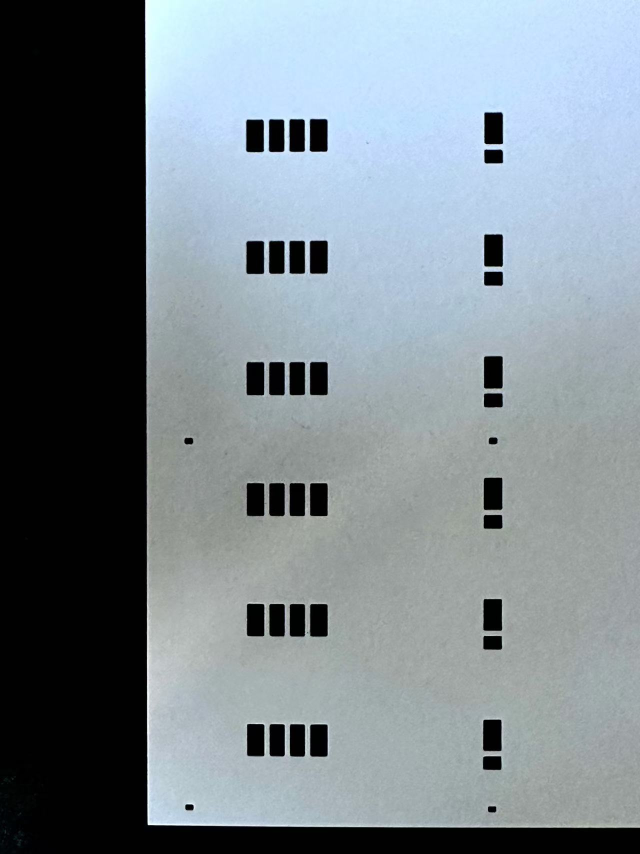
#> input picture windowInspection/test/C001.jpg, 1280 x 1707 px (shown at 1/2 size); its folder holds only this picture in this run
$ python main.py
#> lines starting #> are read from the running program, lines starting #| are printed output that depends on the picture; after the words box and inside, x2 and y2 are one past the last pixel; in counts of white or black regions, pixels touching at a corner belong together
import cv2
import numpy as np
import os

# 指定文件夹路径
folder_path = r"./test"

# 遍历文件夹下的所有照片
for filename in os.listdir(folder_path):
    # 检查文件是否为.jpg文件
    if filename.endswith(".jpg"):
        # 加载图像
        image_path = os.path.join(folder_path, filename)
        image = cv2.imread(image_path)
#> image is the input picture: shape (1707, 1280, 3); mean B, G, R 139.8, 133.1, 122.5

        if image is None:
            print(f"无法读取图像: {image_path}")
            continue

        # 转换为灰度图像
        gray = cv2.cvtColor(image, cv2.COLOR_BGR2GRAY)
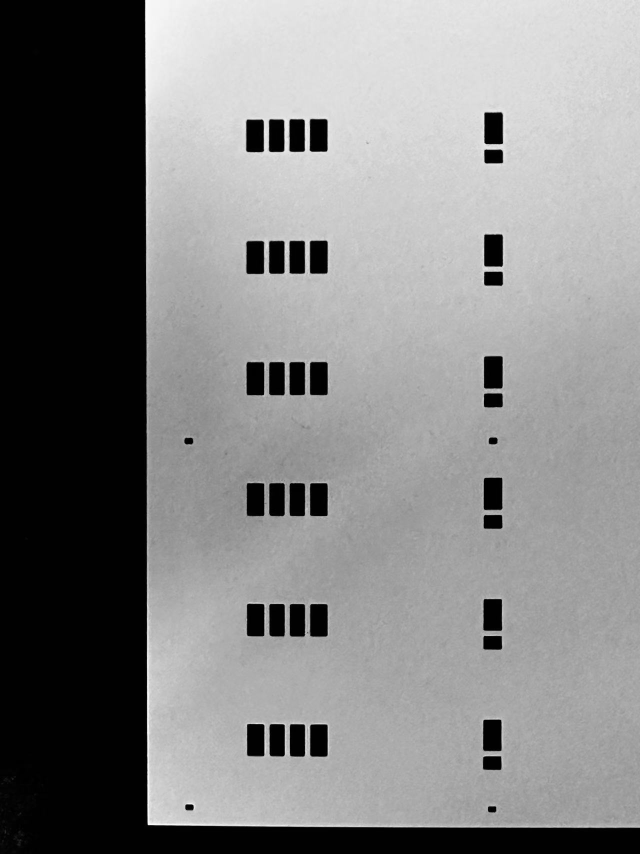
#> gray: shape (1707, 1280) (shown at 1/2 size); min 0, max 254, mean 130.7

        # 应用阈值处理以突出窗户（黑色小方块）
        _, thresh = cv2.threshold(gray, 100, 255, cv2.THRESH_BINARY_INV)
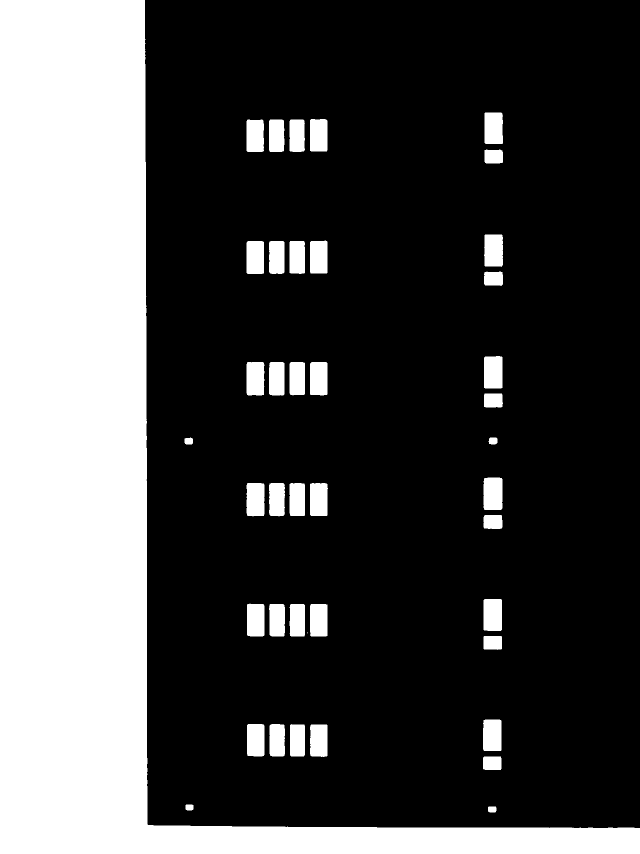
#> thresh: shape (1707, 1280) (shown at 1/2 size); 28.6% white; 42 white regions (1 under 20 px)

        # 找出窗户的轮廓
        contours, _ = cv2.findContours(thresh, cv2.RETR_EXTERNAL, cv2.CHAIN_APPROX_SIMPLE)
#> contours = 42 contours, 1 with area under 20; largest, box (x1, y1, x2, y2) and area: (0, 0, 1280, 1707) 549254, (967, 955, 1005, 1020) 2334, (968, 712, 1005, 777) 2270, (968, 469, 1006, 534) 2255, (967, 1198, 1004, 1262) 2254

        # 根据轮廓的大小过滤掉噪点，并去除面积大于500的轮廓
        min_area = 500  # 窗户轮廓的最小面积
        max_area = 50000 # 去除面积大于500的轮廓
        windows = [cnt for cnt in contours if min_area < cv2.contourArea(cnt) <= max_area]
#> windows = 36 contours; largest, box (x1, y1, x2, y2) and area: (967, 955, 1005, 1020) 2334, (968, 712, 1005, 777) 2270, (968, 469, 1006, 534) 2255, (967, 1198, 1004, 1262) 2254, (493, 966, 529, 1033) 2238

        # 可视化：在原始图像上绘制符合条件的轮廓
        output_image = image.copy()
        cv2.drawContours(output_image, windows, -1, (0, 255, 0), 2)
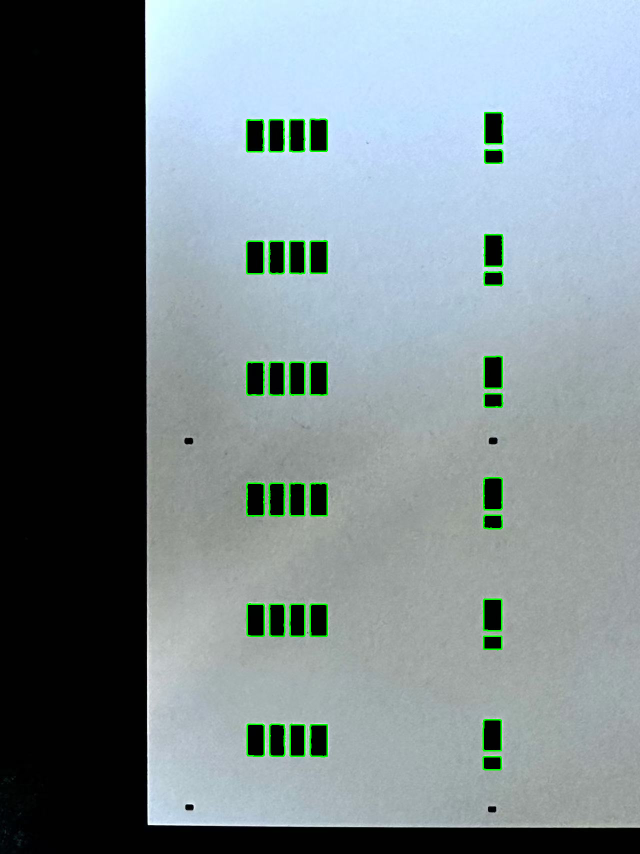
#> output_image: shape (1707, 1280, 3) (shown at 1/2 size); 0.9% of pixels changed, all inside (x1, y1, x2, y2) = (492, 224, 1007, 1541)

        # 计算剩余窗户的数量
        window_count = len(windows)
#> window_count = 36

        # 输出窗户数量
        print(f"{filename} 窗户数量为: {window_count}")
#| C001.jpg 窗户数量为: 36

        # 显示带有窗户标记的图片窗口（可选）
        resized_image = cv2.resize(output_image, (800, 800))
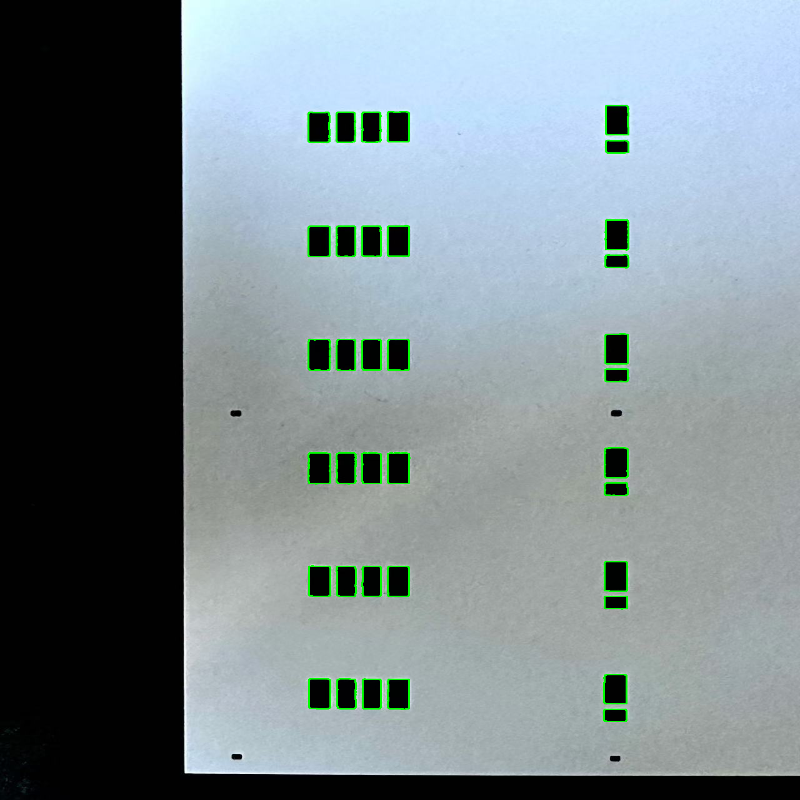
#> resized_image: shape (800, 800, 3); mean B, G, R 139.1, 134.7, 121.8
        cv2.imshow(f"{filename} - detect", resized_image)
        cv2.waitKey(0)  # 逐张显示，按任意键切换到下一张

        # 如果需要保存带有轮廓标记的图片
        output_path = os.path.join(folder_path, f"output_{filename}")
        cv2.imwrite(output_path, resized_image)

# 关闭所有窗口
cv2.destroyAllWindows()

$ run again, on windowInspection/test/C005.jpg
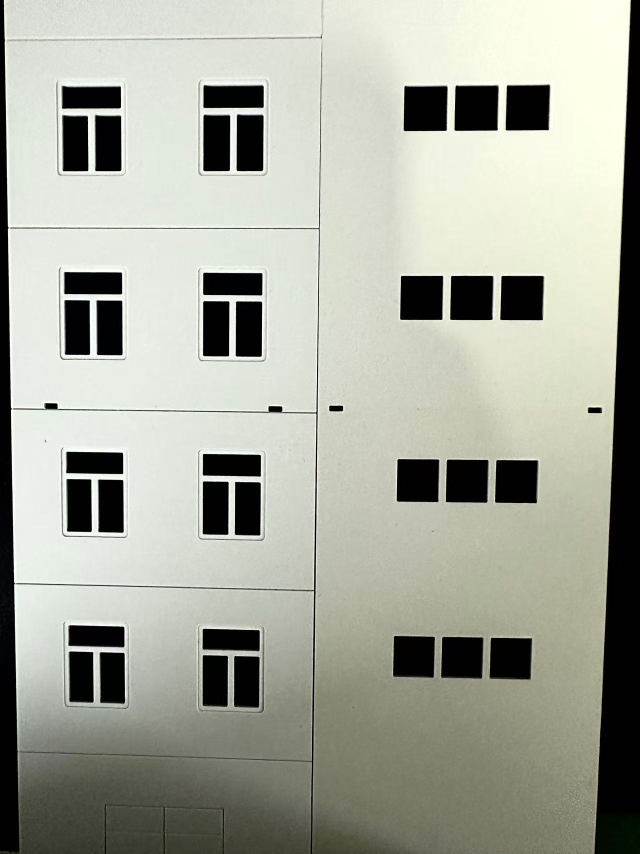
#> input picture windowInspection/test/C005.jpg, 1280 x 1707 px (shown at 1/2 size)
#> image is the input picture: shape (1707, 1280, 3); mean B, G, R 156.4, 167.7, 165.5
#> `_, thresh = cv2.threshold(gray, 100, 255, cv2.THRESH_BINARY_INV)`:
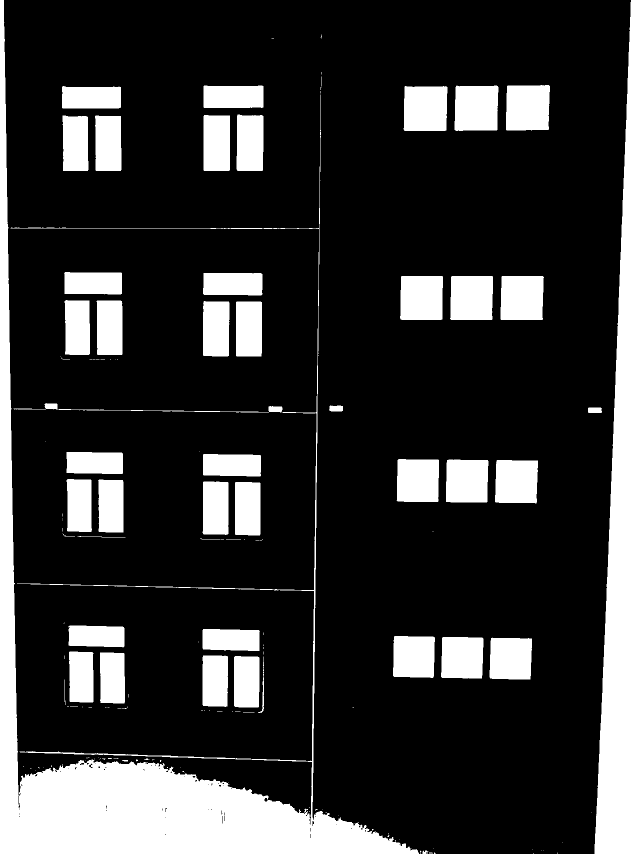
#> thresh: shape (1707, 1280) (shown at 1/2 size); 20.6% white; 152 white regions (98 under 20 px)
#> contours = 152 contours, 108 with area under 20; largest, box (x1, y1, x2, y2) and area: (0, 0, 838, 1707) 138482, (1189, 0, 1280, 1707) 89444, (1012, 170, 1100, 261) 7504, (909, 171, 997, 262) 7453, (807, 172, 895, 262) 7442
#> windows = 36 contours; largest, box (x1, y1, x2, y2) and area: (1012, 170, 1100, 261) 7504, (909, 171, 997, 262) 7453, (807, 172, 895, 262) 7442, (1001, 552, 1088, 640) 7232, (800, 552, 886, 640) 7218
#> output_image: shape (1707, 1280, 3); 1.6% of pixels changed, all inside (x1, y1, x2, y2) = (123, 169, 1101, 1416)
#> window_count = 36
#| C005.jpg 窗户数量为: 36
#> `resized_image = cv2.resize(output_image, (800, 800))`:
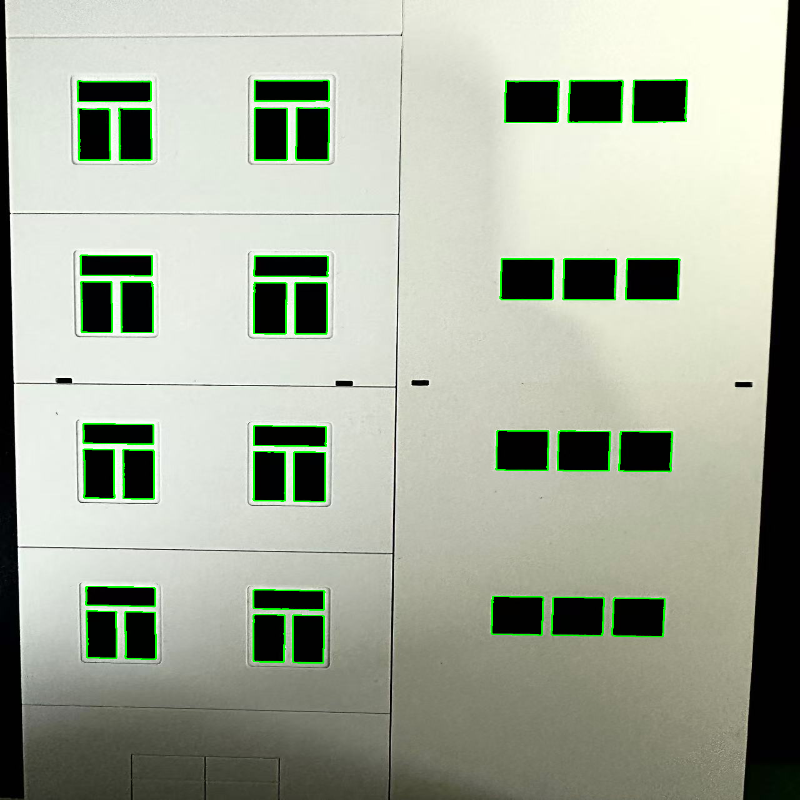
#> resized_image: shape (800, 800, 3); mean B, G, R 155.1, 170.6, 164.2

$ run again, on windowInspection/test/C006.jpg
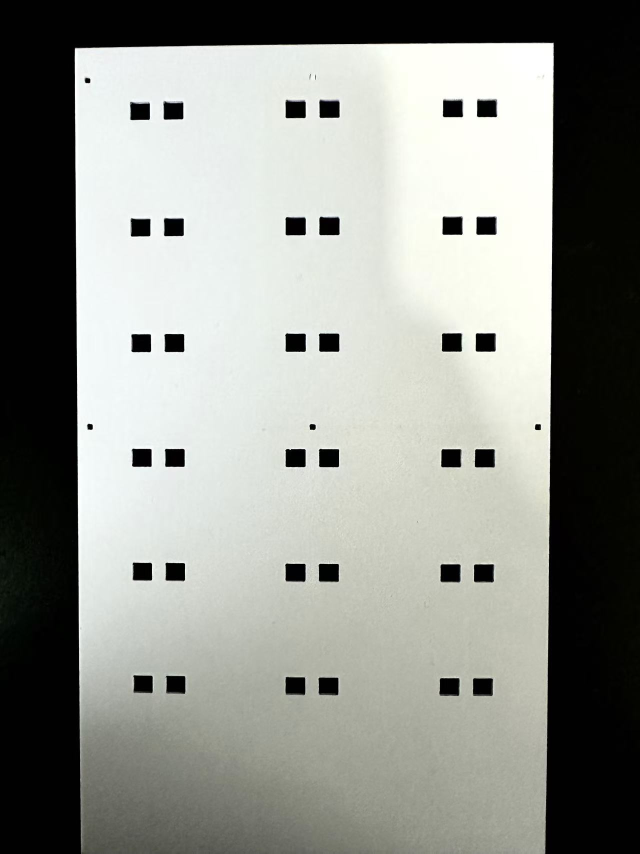
#> input picture windowInspection/test/C006.jpg, 1280 x 1707 px (shown at 1/2 size)
#> image is the input picture: shape (1707, 1280, 3); mean B, G, R 138.6, 144.6, 142.3
#> `_, thresh = cv2.threshold(gray, 100, 255, cv2.THRESH_BINARY_INV)`:
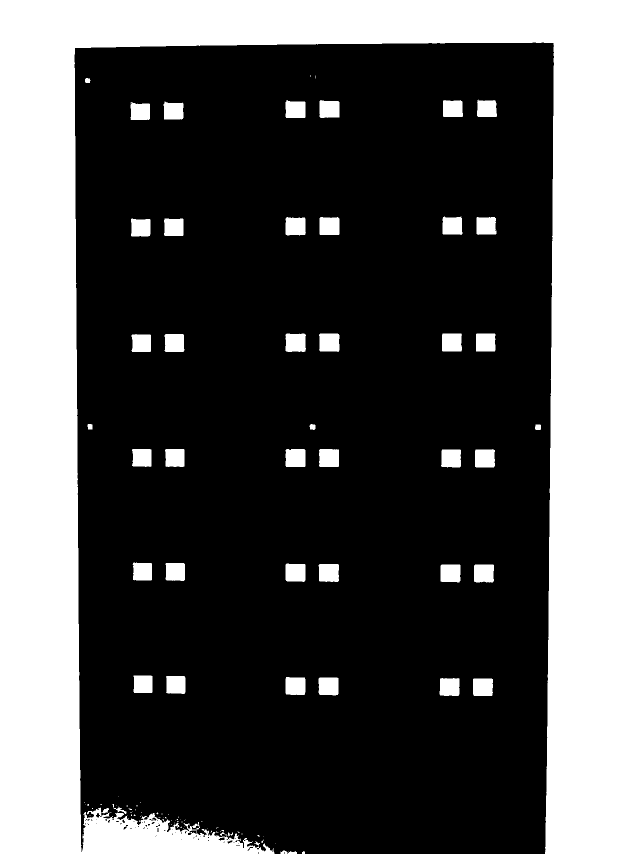
#> thresh: shape (1707, 1280) (shown at 1/2 size); 33.2% white; 111 white regions (62 under 20 px)
#> contours = 111 contours, 63 with area under 20; largest, box (x1, y1, x2, y2) and area: (0, 0, 1280, 1707) 670646, (638, 667, 679, 704) 1354, (571, 667, 612, 704) 1346, (950, 898, 990, 935) 1342, (571, 898, 611, 934) 1342
#> windows = 36 contours; largest, box (x1, y1, x2, y2) and area: (638, 667, 679, 704) 1354, (571, 667, 612, 704) 1346, (950, 898, 990, 935) 1342, (571, 898, 611, 934) 1342, (638, 898, 678, 934) 1336
#> output_image: shape (1707, 1280, 3); 0.73% of pixels changed, all inside (x1, y1, x2, y2) = (260, 198, 995, 1393)
#> window_count = 36
#| C006.jpg 窗户数量为: 36
#> `resized_image = cv2.resize(output_image, (800, 800))`:
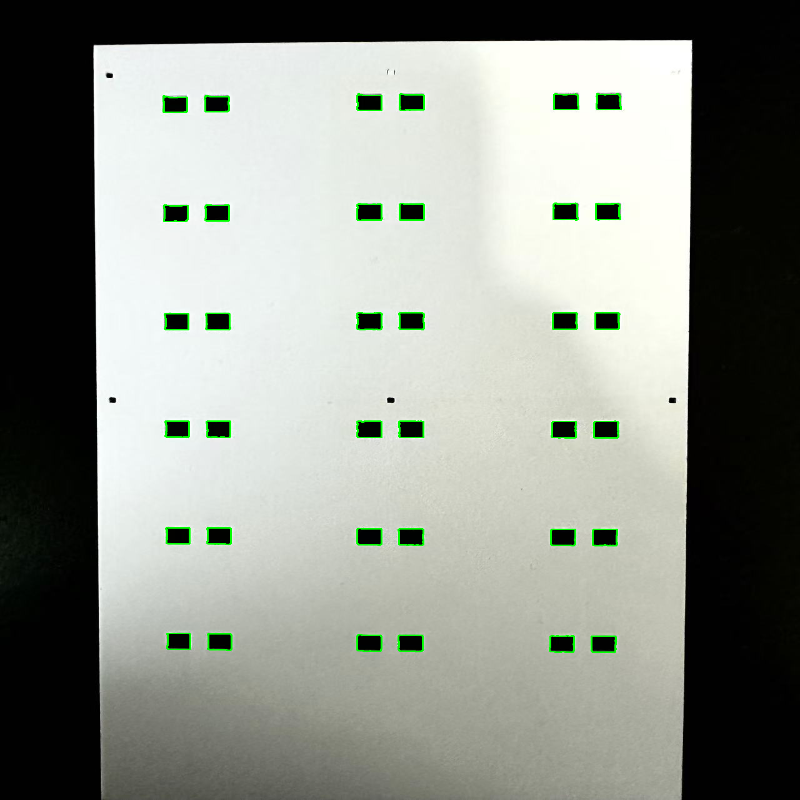
#> resized_image: shape (800, 800, 3); mean B, G, R 138, 145.8, 141.7

$ run again, on windowInspection/test/C007.jpg
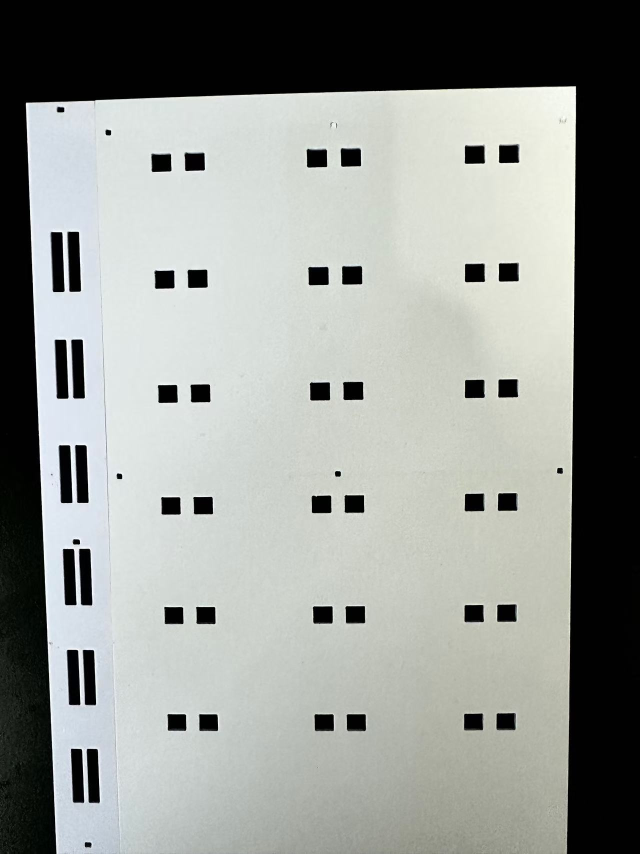
#> input picture windowInspection/test/C007.jpg, 1280 x 1707 px (shown at 1/2 size)
#> image is the input picture: shape (1707, 1280, 3); mean B, G, R 144.8, 148.9, 145.6
#> `_, thresh = cv2.threshold(gray, 100, 255, cv2.THRESH_BINARY_INV)`:
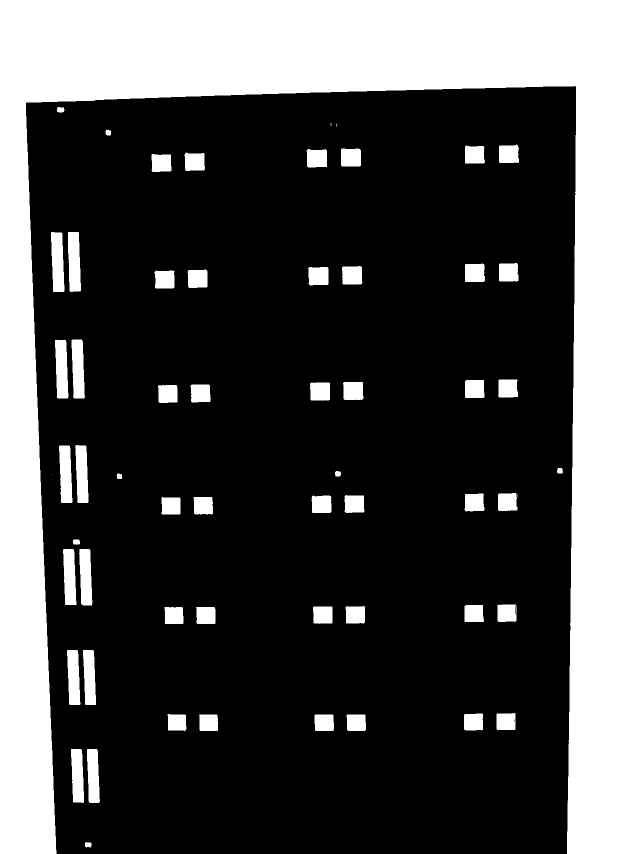
#> thresh: shape (1707, 1280) (shown at 1/2 size); 29.7% white; 60 white regions (4 under 20 px)
#> contours = 60 contours, 4 with area under 20; largest, box (x1, y1, x2, y2) and area: (0, 0, 1280, 1707) 565198, (102, 464, 129, 584) 2562, (136, 464, 162, 584) 2556, (143, 679, 170, 797) 2503, (110, 679, 137, 797) 2502
#> windows = 48 contours; largest, box (x1, y1, x2, y2) and area: (102, 464, 129, 584) 2562, (136, 464, 162, 584) 2556, (143, 679, 170, 797) 2503, (110, 679, 137, 797) 2502, (118, 891, 145, 1006) 2434
#> output_image: shape (1707, 1280, 3); 1.17% of pixels changed, all inside (x1, y1, x2, y2) = (101, 288, 1039, 1607)
#> window_count = 48
#| C007.jpg 窗户数量为: 48
#> `resized_image = cv2.resize(output_image, (800, 800))`:
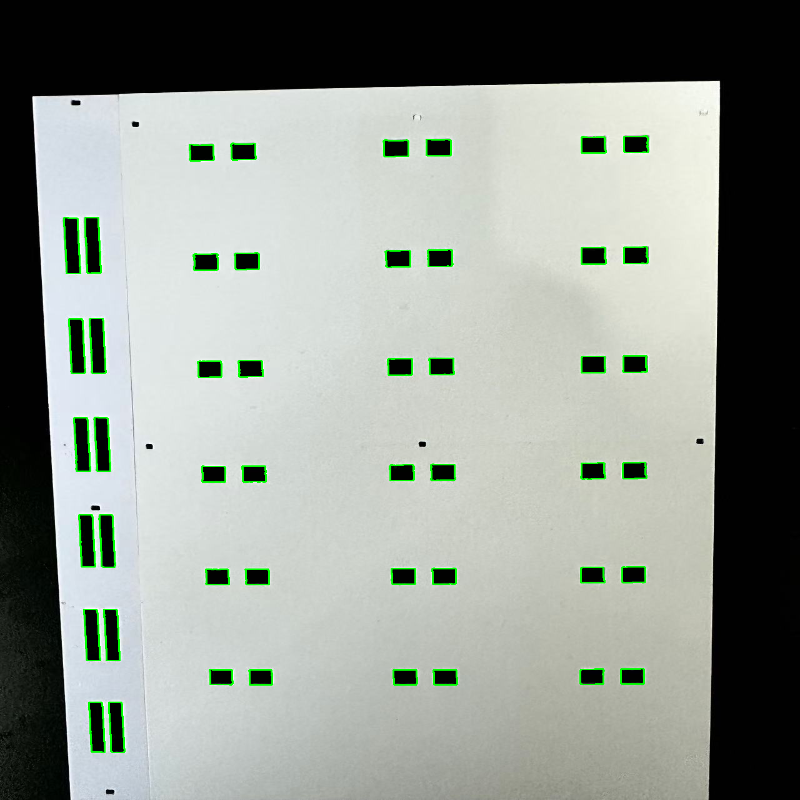
#> resized_image: shape (800, 800, 3); mean B, G, R 143.8, 151, 144.7
